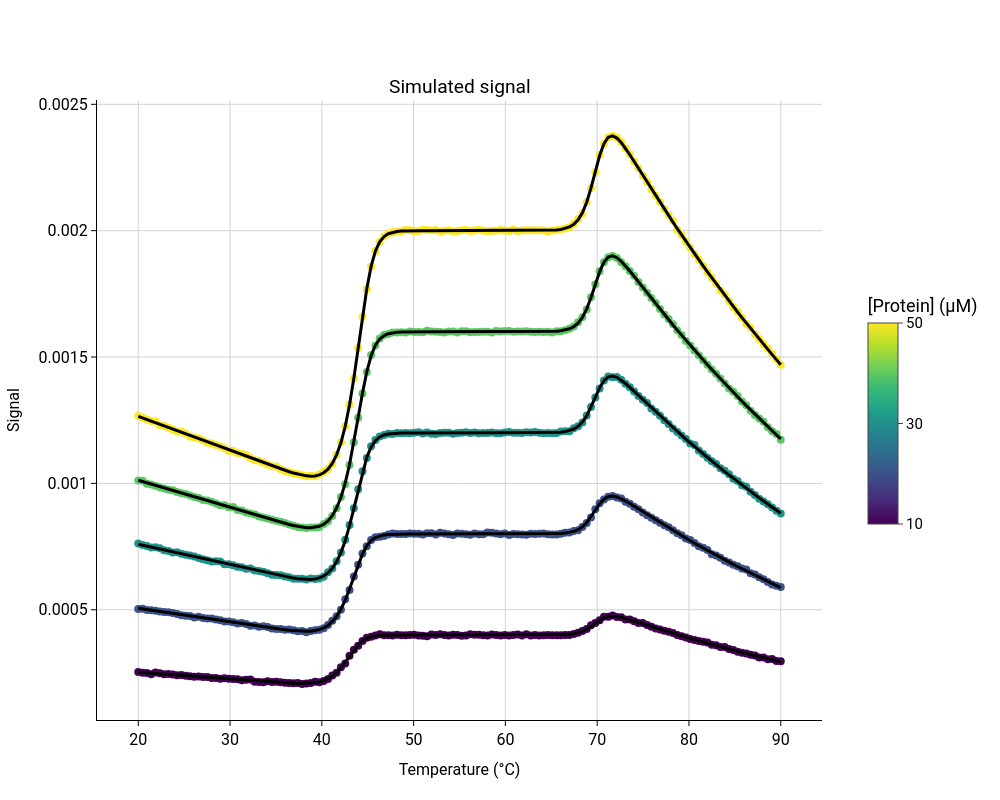

The cell this chart's notebook holds for it:
### Markdown cell above
#### Monomeric Intermediate

### Code cell
pychem_sim = aux_create_pychem_sim_three_state(params,concs, temp_range, model="Dimer", intermediate="monomeric", n_residues=80, rng_seed=RNG_SEED)

pychem_sim.fit_thermal_unfolding_three_state_global()
pychem_sim.fit_thermal_unfolding_three_state_global_global()
pychem_sim.fit_thermal_unfolding_three_state_global_global_global(model_scale_factor=True)

plot_unfolding(pychem_sim)

### Figure 1 — Plotly figure (JSON) as saved in the notebook; plotly's stock layout.template omitted (floating-point values rounded to 4 significant figures; data arrays with more than 128 entries replaced by an {"elided": "..."} marker saying what was removed)
{"data": [{"marker": {"color": "#440154", "size": 8}, "mode": "markers", "name": "10.00 μM", "showlegend": false, "type": "scatter", "x": {"elided": "150 float values"}, "xaxis": "x", "y": {"elided": "150 float values"}, "yaxis": "y"}, {"hoverinfo": "skip", "line": {"color": "black", "width": 3}, "mode": "lines", "showlegend": false, "type": "scatter", "x": {"elided": "150 float values"}, "xaxis": "x", "y": {"elided": "150 float values"}, "yaxis": "y"}, {"marker": {"color": "#3b528b", "size": 8}, "mode": "markers", "name": "20.00 μM", "showlegend": false, "type": "scatter", "x": {"elided": "150 float values"}, "xaxis": "x", "y": {"elided": "150 float values"}, "yaxis": "y"}, {"hoverinfo": "skip", "line": {"color": "black", "width": 3}, "mode": "lines", "showlegend": false, "type": "scatter", "x": {"elided": "150 float values"}, "xaxis": "x", "y": {"elided": "150 float values"}, "yaxis": "y"}, {"marker": {"color": "#20928c", "size": 8}, "mode": "markers", "name": "30.00 μM", "showlegend": false, "type": "scatter", "x": {"elided": "150 float values"}, "xaxis": "x", "y": {"elided": "150 float values"}, "yaxis": "y"}, {"hoverinfo": "skip", "line": {"color": "black", "width": 3}, "mode": "lines", "showlegend": false, "type": "scatter", "x": {"elided": "150 float values"}, "xaxis": "x", "y": {"elided": "150 float values"}, "yaxis": "y"}, {"marker": {"color": "#5cc863", "size": 8}, "mode": "markers", "name": "40.00 μM", "showlegend": false, "type": "scatter", "x": {"elided": "150 float values"}, "xaxis": "x", "y": {"elided": "150 float values"}, "yaxis": "y"}, {"hoverinfo": "skip", "line": {"color": "black", "width": 3}, "mode": "lines", "showlegend": false, "type": "scatter", "x": {"elided": "150 float values"}, "xaxis": "x", "y": {"elided": "150 float values"}, "yaxis": "y"}, {"marker": {"color": "#fde725", "size": 8}, "mode": "markers", "name": "50.00 μM", "showlegend": false, "type": "scatter", "x": {"elided": "150 float values"}, "xaxis": "x", "y": {"elided": "150 float values"}, "yaxis": "y"}, {"hoverinfo": "skip", "line": {"color": "black", "width": 3}, "mode": "lines", "showlegend": false, "type": "scatter", "x": {"elided": "150 float values"}, "xaxis": "x", "y": {"elided": "150 float values"}, "yaxis": "y"}, {"hoverinfo": "skip", "marker": {"cmax": 50.0, "cmin": 10.0, "colorbar": {"len": 0.4, "orientation": "v", "outlinewidth": 1, "tickfont": {"size": 15}, "ticks": "outside", "ticktext": ["10", "30", "50"], "tickvals": [10.0, 30.0, 50.0], "title": {"text": "[Protein] (μM)"}, "x": 1.05, "xanchor": "left", "y": 0.5, "yanchor": "middle"}, "colorscale": [[0, "#440154"], [0.1111, "#482878"], [0.2222, "#3e4989"], [0.3333, "#31688e"], [0.4444, "#26828e"], [0.5556, "#1f9e89"], [0.6667, "#35b779"], [0.7778, "#6ece58"], [0.8889, "#b5de2b"], [1, "#fde725"]]}, "mode": "markers", "showlegend": false, "type": "scatter", "x": [null], "xaxis": "x", "y": [null], "yaxis": "y"}], "layout": {"annotations": [{"font": {"size": 19.2}, "showarrow": false, "text": "Simulated signal", "x": 0.5, "xanchor": "center", "xref": "paper", "y": 1, "yanchor": "bottom", "yref": "paper"}], "font": {"color": "black", "family": "Roboto"}, "height": 800, "legend": {"font": {"size": 15}}, "paper_bgcolor": "white", "plot_bgcolor": "white", "width": 1000, "xaxis": {"anchor": "y", "domain": [0, 1], "gridcolor": "lightgray", "gridwidth": 1, "linecolor": "black", "linewidth": 1, "showgrid": true, "showline": true, "tickcolor": "black", "tickfont": {"size": 16}, "ticklen": 5, "ticks": "outside", "tickwidth": 1, "title": {"font": {"size": 16}, "text": "Temperature (°C)"}, "zeroline": false}, "yaxis": {"anchor": "x", "domain": [0, 1], "gridcolor": "lightgray", "gridwidth": 1, "linecolor": "black", "linewidth": 1, "nticks": 5, "showgrid": true, "showline": true, "tickcolor": "black", "tickfont": {"size": 16}, "ticklen": 5, "ticks": "outside", "tickwidth": 1, "title": {"font": {"size": 16}, "text": "Signal"}, "zeroline": false}}}
